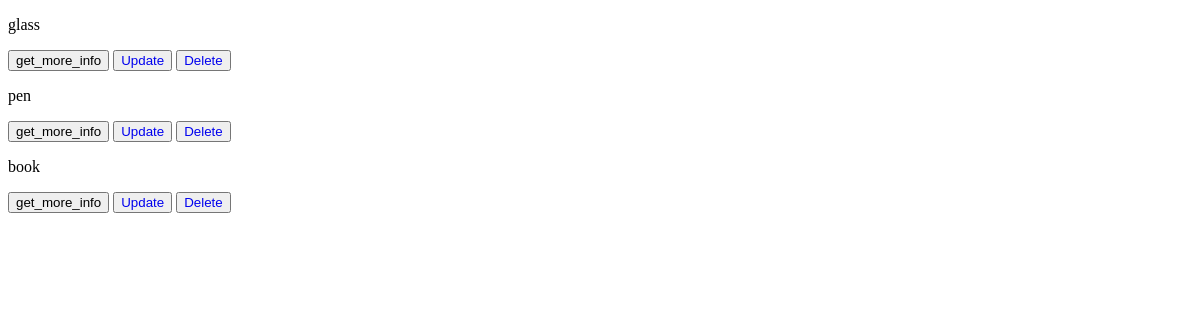
/super/, run on an earlier commit of the app's database.
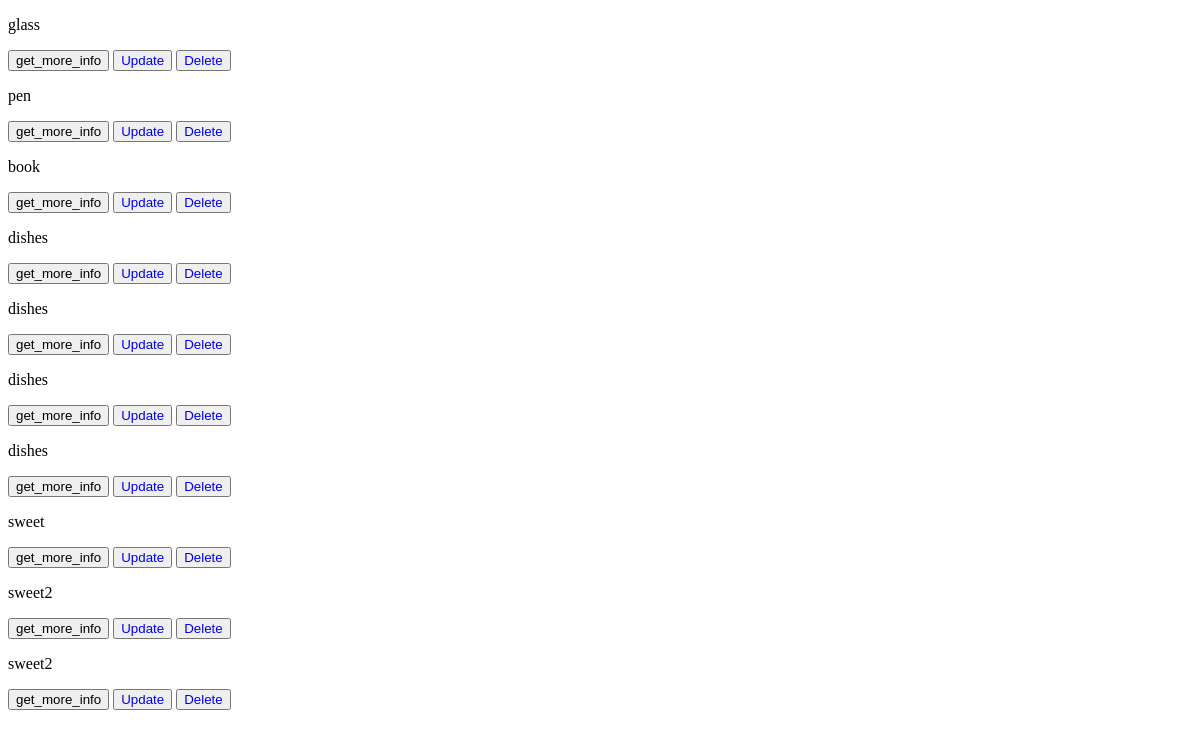
And on a later commit of the database.
### main/models.py (models this page shows, shortened)
class item(models.Model):
    name = CharField(max_length=100)
    category = CharField(max_length= 100, null=True, blank=True)
    price = IntegerField()
    quantity = IntegerField()
    class Meta:
        verbose_name = 'item'

### main/views.py (the view)
# urls.py: path('super/', views.super, name='super')
def super(request):
    items = item.objects.all()
    return render(request, 'main/super.html', {'items': items})

### main/templates/main/super.html (shortened to what this page needs)
{% extends 'main/layout.html' %}
{% block body %}
<div class="container">
    {% for item in items %}
    <div class="item">
        <p>{{ item.name }}</p>
        <button value="{{item.id}}" onclick="getInfo(this)">get_more_info</button>
        <button><a style="text-decoration:none" href="http://127.0.0.1:8000/update_item/{{item.id}}">Update</a></button>
        <button><a style="text-decoration:none" href="http://127.0.0.1:8000/delete_item/{{item.id}}">Delete</a></button>
    </div>
    {% endfor %}
{% endblock %}

### main/templates/main/layout.html (shortened to what this page needs)
<!DOCTYPE html>
<html lang="en">
<head>
</head>
<body>
    {% block body %}{% endblock %}
</body>
</html>

What changed in the data, as far as the page shows it:
added item: name "dishes", {{ item.id }} 4 (drawn)
added item: name "dishes", {{ item.id }} 5 (drawn)
added item: name "dishes", {{ item.id }} 6 (drawn)
added item: name "dishes", {{ item.id }} 7 (drawn)
added item: name "sweet", {{ item.id }} 8 (drawn)
added item: name "sweet2", {{ item.id }} 9 (drawn)
added item: name "sweet2", {{ item.id }} 10 (drawn)
